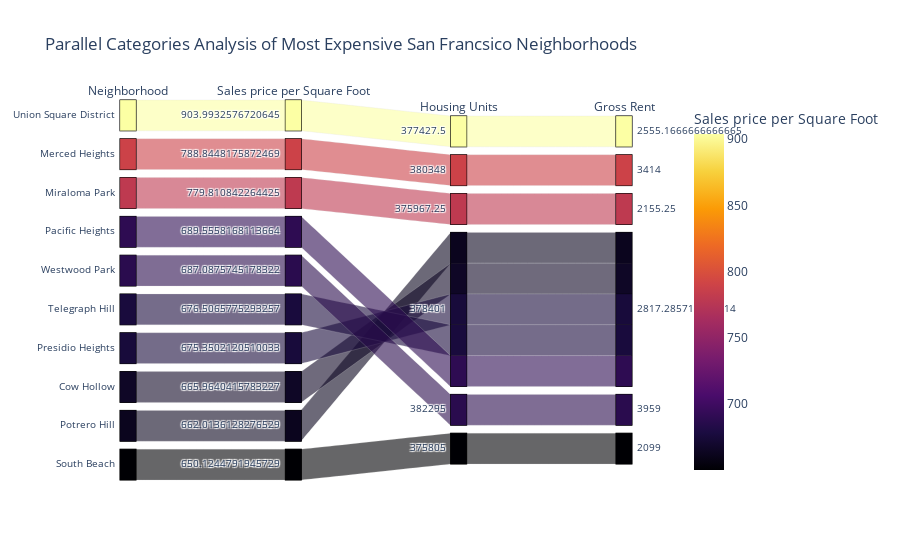

The code cell stored with this chart in its notebook:
### Markdown cell above
### Create a parallel coordinates plot and parallel categories plot of most expensive neighborhoods in San Francisco per year

### Code cell
# Parallel Categories Plot
#I used expensive_df since that's what used in the homework instructions. 
#If I use the dataframe above this parallel categories plot wouldn't be legible.
parallel__categories_plot = px.parallel_categories(
    expensive_df, #dataframe we created from the top 10 expensive neighborhoods to own
    dimensions=["neighborhood", "sale_price_sqr_foot", "housing_units", "gross_rent"], #these are the columns for plotted data
    color="sale_price_sqr_foot", #different color depending on values in this column
    color_continuous_scale=px.colors.sequential.Inferno, #this was in demo, changes color of plot
    labels={
        "neighborhood": "Neighborhood",
        "sale_price_sqr_foot": "Sales price per Square Foot",
        "housing_units": "Housing Units",
        "gross_rent": "Gross Rent"
    },#relabels the dimiensions 
    title = 'Parallel Categories Analysis of Most Expensive San Francsico Neighborhoods',
    height = 500 #adjusts the height
)
parallel__categories_plot

#px.parallel_categories creates the plot below

### Figure 1 — Plotly figure (JSON) as saved in the notebook; plotly's stock layout.template omitted (floating-point values rounded to 4 significant figures)
{"data": [{"dimensions": [{"label": "Neighborhood", "values": ["Union Square District", "Merced Heights", "Miraloma Park", "Pacific Heights", "Westwood Park", "Telegraph Hill", "Presidio Heights", "Cow Hollow", "Potrero Hill", "South Beach"]}, {"label": "Sales price per Square Foot", "values": [904.0, 788.8, 779.8, 689.6, 687.1, 676.5, 675.4, 666.0, 662.0, 650.1]}, {"label": "Housing Units", "values": [377400.0, 380348, 376000.0, 378401, 382295, 378401, 378401, 378401, 378401, 375805]}, {"label": "Gross Rent", "values": [2555.0, 3414, 2155.0, 2817.0, 3959, 2817.0, 2817.0, 2817.0, 2817.0, 2099]}], "domain": {"x": [0, 1], "y": [0, 1]}, "line": {"color": [904.0, 788.8, 779.8, 689.6, 687.1, 676.5, 675.4, 666.0, 662.0, 650.1], "coloraxis": "coloraxis"}, "name": "", "type": "parcats"}], "layout": {"autosize": true, "coloraxis": {"colorbar": {"title": {"text": "Sales price per Square Foot"}}, "colorscale": [[0, "#000004"], [0.1111, "#1b0c41"], [0.2222, "#4a0c6b"], [0.3333, "#781c6d"], [0.4444, "#a52c60"], [0.5556, "#cf4446"], [0.6667, "#ed6925"], [0.7778, "#fb9b06"], [0.8889, "#f7d13d"], [1, "#fcffa4"]]}, "legend": {"tracegroupgap": 0}, "title": {"text": "Parallel Categories Analysis of Most Expensive San Francsico Neighborhoods"}}}
